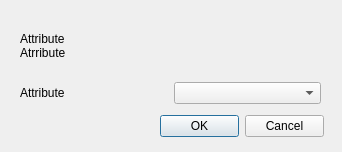
<?xml version="1.0" encoding="UTF-8"?>
<ui version="4.0">
 <class>CAttributeChooserDlg</class>
 <widget class="QDialog" name="CAttributeChooserDlg">
  <property name="geometry">
   <rect>
    <x>0</x>
    <y>0</y>
    <width>342</width>
    <height>152</height>
   </rect>
  </property>
  <property name="windowTitle">
   <string>Choose Attribute</string>
  </property>
  <widget class="QLabel" name="c_text">
   <property name="geometry">
    <rect>
     <x>20</x>
     <y>20</y>
     <width>311</width>
     <height>51</height>
    </rect>
   </property>
   <property name="text">
    <string>Attribute
Atrribute</string>
   </property>
  </widget>
  <widget class="QWidget" name="">
   <property name="geometry">
    <rect>
     <x>20</x>
     <y>80</y>
     <width>301</width>
     <height>26</height>
    </rect>
   </property>
   <layout class="QHBoxLayout">
    <item>
     <widget class="QLabel">
      <property name="text">
       <string>Attribute</string>
      </property>
     </widget>
    </item>
    <item>
     <widget class="QComboBox" name="c_attribute_chooser"/>
    </item>
   </layout>
  </widget>
  <widget class="QWidget" name="">
   <property name="geometry">
    <rect>
     <x>160</x>
     <y>110</y>
     <width>164</width>
     <height>32</height>
    </rect>
   </property>
   <layout class="QHBoxLayout">
    <item>
     <widget class="QPushButton" name="c_ok">
      <property name="text">
       <string>OK</string>
      </property>
     </widget>
    </item>
    <item>
     <widget class="QPushButton" name="c_cancel">
      <property name="text">
       <string>Cancel</string>
      </property>
     </widget>
    </item>
   </layout>
  </widget>
 </widget>
 <resources/>
 <connections>
  <connection>
   <sender>c_ok</sender>
   <signal>clicked()</signal>
   <receiver>CAttributeChooserDlg</receiver>
   <slot>OnOK()</slot>
   <hints>
    <hint type="sourcelabel">
     <x>174</x>
     <y>135</y>
    </hint>
    <hint type="destinationlabel">
     <x>56</x>
     <y>123</y>
    </hint>
   </hints>
  </connection>
  <connection>
   <sender>c_cancel</sender>
   <signal>clicked()</signal>
   <receiver>CAttributeChooserDlg</receiver>
   <slot>OnCancel()</slot>
   <hints>
    <hint type="sourcelabel">
     <x>267</x>
     <y>136</y>
    </hint>
    <hint type="destinationlabel">
     <x>333</x>
     <y>126</y>
    </hint>
   </hints>
  </connection>
 </connections>
 <slots>
  <slot>OnOK()</slot>
  <slot>OnCancel()</slot>
 </slots>
</ui>
